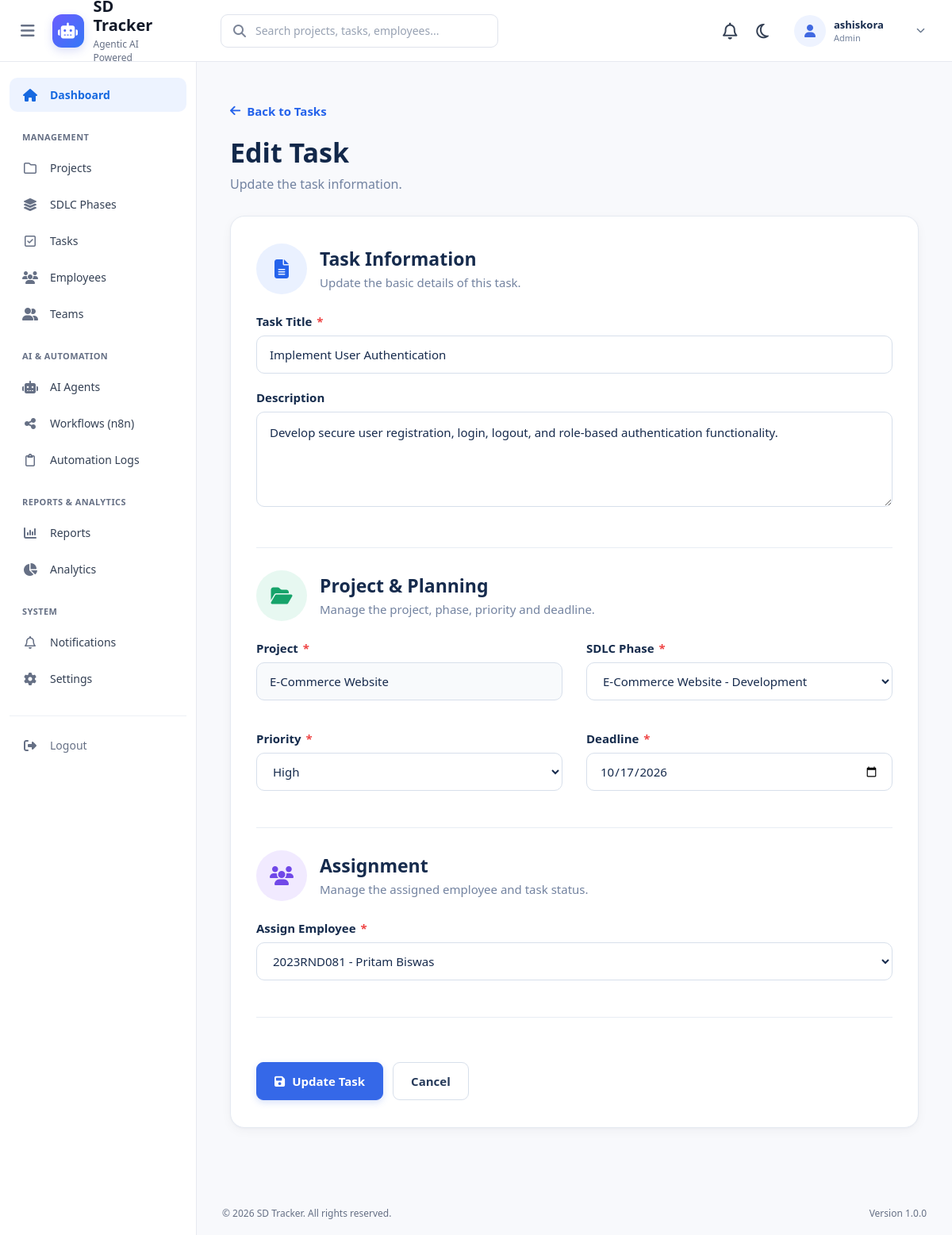
The page /tasks/8/edit/ (signed in) on the database its author committed.
### accounts/models.py (models this page shows, shortened)
class Profile(models.Model):
    ROLE_CHOICES = (
        ("admin", "Admin"),
        ("manager", "Project Manager"),
        ("employee", "Employee"),
    )
    user = models.OneToOneField(
        User,
        on_delete=models.CASCADE,
        related_name="profile"
    )
    role = models.CharField(
        max_length=20,
        choices=ROLE_CHOICES,
        default="employee"
    )
    image = models.ImageField(
        upload_to="profiles/",
        blank=True,
        null=True
    )

### tasks/models.py (models this page shows, shortened)
class Task(models.Model):
    STATUS_CHOICES = (
        ("todo", "To Do"),
        ("in_progress", "In Progress"),
        ("in_review", "In Review"),
        ("completed", "Completed"),
        ("overdue", "Overdue"),
    )
    PRIORITY_CHOICES = (
        ("low", "Low"),
        ("medium", "Medium"),
        ("high", "High"),
    )
    REVIEW_CHOICES = (
        ("pending", "Pending"),
        ("approved", "Approved"),
        ("changes_requested", "Changes Requested"),
        ("rejected", "Rejected"),
    )
    title = models.CharField(
        max_length=200
    )
    description = models.TextField(
        blank=True
    )
    project = models.ForeignKey(
        Project,
        on_delete=models.CASCADE,
        related_name="tasks"
    )
    phase = models.ForeignKey(
        SDLCPhase,
        on_delete=models.SET_NULL,
        null=True,
        blank=True,
        related_name="tasks"
    )
    assigned_to = models.ForeignKey(
        Employee,
        on_delete=models.SET_NULL,
        null=True,
        blank=True,
        related_name="assigned_tasks"
    )
    deadline = models.DateField()
    priority = models.CharField(
        max_length=20,
        choices=PRIORITY_CHOICES,
        default="medium"
    )
    status = models.CharField(
        max_length=20,
        choices=STATUS_CHOICES,
        default="todo"
    )
    progress = models.PositiveIntegerField(
        default=0,
        validators=[
            MinValueValidator(0),
            MaxValueValidator(100)
        ]
    )
    work_file = models.FileField(
        upload_to="static/media/task_work/",
        blank=True,
        null=True
    )
    submitted_at = models.DateTimeField(
        blank=True,
        null=True
    )
    review_status = models.CharField(
        max_length=30,
        choices=REVIEW_CHOICES,
        default="pending"
    )
    created_at = models.DateTimeField(
        auto_now_add=True
    )
    updated_at = models.DateTimeField(
        auto_now=True
    )

### projects/models.py (models this page shows, shortened)
class Project(models.Model):
    STATUS_CHOICES = (
        ("planning", "Planning"),
        ("active", "Active"),
        ("on_hold", "On Hold"),
        ("completed", "Completed"),
        ("cancelled", "Cancelled"),
    )
    name = models.CharField(
        max_length=200
    )
    description = models.TextField(
        blank=True
    )
    client_name = models.CharField(
        max_length=150
    )
    start_date = models.DateField()
    deadline = models.DateField()
    status = models.CharField(
        max_length=20,
        choices=STATUS_CHOICES,
        default="planning"
    )
    manager = models.ForeignKey(
        Employee,
        on_delete=models.SET_NULL,
        null=True,
        related_name="managed_projects"
    )
    progress = models.PositiveIntegerField(
        default=0,
        validators=[MaxValueValidator(100)]
    )
    teams = models.ManyToManyField(
        Team,
        related_name="projects",
        blank=True
    )

### tasks/views.py (the view)
# urls.py: path("<int:pk>/edit/",views.task_edit,name="task_edit"),
def task_edit(request, pk):
    task = get_object_or_404(
        Task,
        pk=pk
    )
    if not is_admin_or_manager(request.user):
        return HttpResponseForbidden(
            "You do not have permission to edit this task."
        )
    if request.method == "POST":
        form = TaskEditForm(
            request.POST,
            instance=task
        )
        if form.is_valid():
            form.save()
            return redirect(
                "task_detail",
                pk=task.pk
            )
    else:
        form = TaskEditForm(
            instance=task
        )
    return render(
        request,
        "tasks/task_edit.html",
        {
            "form": form,
            "task": task,
            "title": "Edit Task"
        }
    )

### tasks/templates/tasks/task_edit.html (shortened to what this page needs)
{% extends "base.html" %}
{% load static %}
{% block extra_css %}
<link rel="stylesheet" href="{% static 'css/tasks/task_edit.css' %}">
{% endblock %}
{% block content %}
<div class="task-edit-page">
    <a href="{% url 'task_list' %}" class="back-link">
        <i class="fa-solid fa-arrow-left"></i>
        Back to Tasks
    </a>
    <div class="page-header">
        <div>
            <h1>Edit Task</h1>
            <p>
                Update the task information.
            </p>
        </div>
    </div>
    <div class="task-form-card">
        <form method="POST">
            <div class="form-section">
                <div class="section-header">
                    <div class="section-icon blue">
                        <i class="fa-solid fa-file-lines"></i>
                    </div>
                    <div>
                        <h2>
                            Task Information
                        </h2>
                        <p>
                            Update the basic details of this task.
                        </p>
                    </div>
                </div>
                <div class="form-group full-width">
                    <label for="{{ form.title.id_for_label }}">
                        Task Title
                        <span>*</span>
                    </label>
                    {{ form.title }}
                </div>
                <div class="form-group full-width">
                    <label for="{{ form.description.id_for_label }}">
                        Description
                    </label>
                    {{ form.description }}
                </div>
            </div>
            <div class="form-section">
                <div class="section-header">
                    <div class="section-icon green">
                        <i class="fa-solid fa-folder-open"></i>
                    </div>
                    <div>
                        <h2>
                            Project &amp; Planning
                        </h2>
                        <p>
                            Manage the project, phase, priority and deadline.
                        </p>
                    </div>
                </div>
                <div class="form-row">
                    <div class="form-group">
                        <label>
                            Project
                            <span>*</span>
                        </label>
                        <div class="readonly-field">
                            {{ task.project.name }}
                        </div>
                    </div>
                    <div class="form-group">
                        <label for="{{ form.phase.id_for_label }}">
                            SDLC Phase
                            <span>*</span>
                        </label>
                        {{ form.phase }}
                    </div>
                </div>
                <div class="form-row">
                    <div class="form-group">
                        <label for="{{ form.priority.id_for_label }}">
                            Priority
                            <span>*</span>
                        </label>
                        {{ form.priority }}
                    </div>
                    <div class="form-group">
                        <label for="{{ form.deadline.id_for_label }}">
                            Deadline
                            <span>*</span>
                        </label>
                        {{ form.deadline }}
                    </div>
                </div>
            </div>
            <div class="form-section assignment-section">
                <div class="section-header">
                    <div class="section-icon purple">
                        <i class="fa-solid fa-users"></i>
                    </div>
                    <div>
                        <h2>
                            Assignment
                        </h2>
                        <p>
                            Manage the assigned employee and task status.
                        </p>
                    </div>
                </div>
                <div class="form-group full-width">
                    <label for="{{ form.assigned_to.id_for_label }}">
                        Assign Employee
                        <span>*</span>
                    </label>
                    {{ form.assigned_to }}
                </div>
            </div>
            <div class="form-actions">
                <button
                    type="submit"
                    class="btn btn-primary"
                >
                    <i class="fa-solid fa-floppy-disk"></i>
                    Update Task
                </button>
                <a
                    href="{% url 'task_detail' task.id %}"
                    class="btn btn-secondary"
                >
                    Cancel
                </a>
            </div>
        </form>
    </div>
</div>
{% endblock %}

### templates/base.html (shortened to what this page needs)
{% load static %}
<!DOCTYPE html>
<html lang="en">
<head>
    <link rel="stylesheet" href="{% static 'css/style.css' %}">
    <link
        rel="stylesheet"
        href="https://cdnjs.cloudflare.com/ajax/libs/font-awesome/6.5.2/css/all.min.css"
    >
    {% block extra_css %}{% endblock %}
</head>
<body>
<header class="top-navbar">
    <div class="navbar-left">
        <button
            type="button"
            class="sidebar-toggle"
            id="sidebarToggle"
        >
            <i class="fa-solid fa-bars"></i>
        </button>
        <a href="#" class="logo-section">
            <div class="logo">
                <i class="fa-solid fa-robot"></i>
            </div>
            <div class="logo-text">
                <h2>SD Tracker</h2>
                <span>
                    Agentic AI Powered
                </span>
            </div>
        </a>
    </div>
    <div class="navbar-search">
        <i class="fa-solid fa-magnifying-glass"></i>
        <input
            type="text"
            placeholder="Search projects, tasks, employees..."
        >
    </div>
    <div class="navbar-right">
        <a href="#" class="notification-icon">
            <i class="fa-regular fa-bell"></i>
        </a>
        <button
            type="button"
            class="theme-button"
            id="themeToggle"
        >
            <i class="fa-regular fa-moon"></i>
        </button>
        <div class="user-menu" id="userMenu">
            <button
                type="button"
                class="user-menu-trigger"
                onclick="toggleUserMenu()"
            >
                <div class="user-avatar">
                    {% if request.user.is_authenticated %}
                        {% if request.user.profile.image %}
                            <img
                                src="{{ request.user.profile.image.url }}"
                                alt="Profile"
                            >
                        {% else %}
                            <i class="fa-solid fa-user"></i>
                        {% endif %}
                    {% else %}
                        <i class="fa-solid fa-user"></i>
                    {% endif %}
                </div>
                <div class="user-details">
                    {% if request.user.is_authenticated %}
                        <strong>
                            {{ request.user.get_full_name|default:request.user.username }}
                        </strong>
                        <span>
                            {{ request.user.profile.get_role_display|default:"User" }}
                        </span>
                    {% endif %}
                </div>
                <i class="fa-solid fa-chevron-down user-arrow"></i>
            </button>
        </div>
    </div>
</header>
<div class="app-layout">
    <aside class="sidebar" id="sidebar">
        <a
            href="{% url 'dashboard' %}"
            class="sidebar-link active"
        >
            <i class="fa-solid fa-house"></i>
            <span>
                Dashboard
            </span>
        </a>
        {% if request.user.is_authenticated and request.user.profile.role == "admin" %}
            <div class="sidebar-heading">
                MANAGEMENT
            </div>
            <a href="{% url 'project_list' %}" class="sidebar-link">
                <i class="fa-regular fa-folder"></i>
                <span>
                    Projects
                </span>
            </a>
            <a href="{% url 'sdlc_list' %}" class="sidebar-link">
                <i class="fa-solid fa-layer-group"></i>
                <span>
                    SDLC Phases
                </span>
            </a>
            <a href="{% url 'task_list' %}" class="sidebar-link">
                <i class="fa-regular fa-square-check"></i>
                <span>
                    Tasks
                </span>
            </a>
            <a href="{% url 'employee_list' %}" class="sidebar-link">
                <i class="fa-solid fa-users"></i>
                <span>
                    Employees
                </span>
            </a>
            <a href="{% url 'team_list' %}" class="sidebar-link">
                <i class="fa-solid fa-user-group"></i>
                <span>
                    Teams
                </span>
            </a>
            <div class="sidebar-heading">
                AI & AUTOMATION
            </div>
            <a href="#" class="sidebar-link">
                <i class="fa-solid fa-robot"></i>
                <span>
                    AI Agents
                </span>
            </a>
            <a href="#" class="sidebar-link">
                <i class="fa-solid fa-share-nodes"></i>
                <span>
                    Workflows (n8n)
                </span>
            </a>
            <a href="#" class="sidebar-link">
                <i class="fa-regular fa-clipboard"></i>
                <span>
                    Automation Logs
                </span>
            </a>
            <div class="sidebar-heading">
                REPORTS & ANALYTICS
            </div>
            <a href="#" class="sidebar-link">
                <i class="fa-solid fa-chart-column"></i>
                <span>
                    Reports
                </span>
            </a>
            <a href="#" class="sidebar-link">
                <i class="fa-solid fa-chart-pie"></i>
                <span>
                    Analytics
                </span>
            </a>
            <div class="sidebar-heading">
                SYSTEM
            </div>
            <a href="#" class="sidebar-link">
                <i class="fa-regular fa-bell"></i>
                <span>
                    Notifications
                </span>
            </a>
            <a href="#" class="sidebar-link">
                <i class="fa-solid fa-gear"></i>
                <span>
                    Settings
                </span>
            </a>
        {% endif %}
        <div class="sidebar-bottom">
            <a
                href="{% url 'logout' %}"
                class="sidebar-link logout-link"
            >
                <i class="fa-solid fa-right-from-bracket"></i>
                <span>
                    Logout
                </span>
            </a>
        </div>
    </aside>
    <main class="main-content">
        {% block content %}{% endblock %}
    </main>
</div>
<footer class="footer">
    <p>
        © {% now "Y" %} SD Tracker. All rights reserved.
    </p>
    <span>
        Version 1.0.0
    </span>
</footer>
</body>
</html>

### rows shown on the page
Task: title "Implement User Authentication", description "Develop secure user registration, login, logout, and role-based authentication functionality.", project.name "E-Commerce Website", phase "E-Commerce Website - Development", priority "High", deadline "10/17/2026", assigned_to "2023RND081 - Pritam Biswas"

### other values the page prints
{{ request.user.get_full_name|default:request.user.username }} "ashiskora"
{{ request.user.profile.get_role_display|default:"User" }} "Admin"
